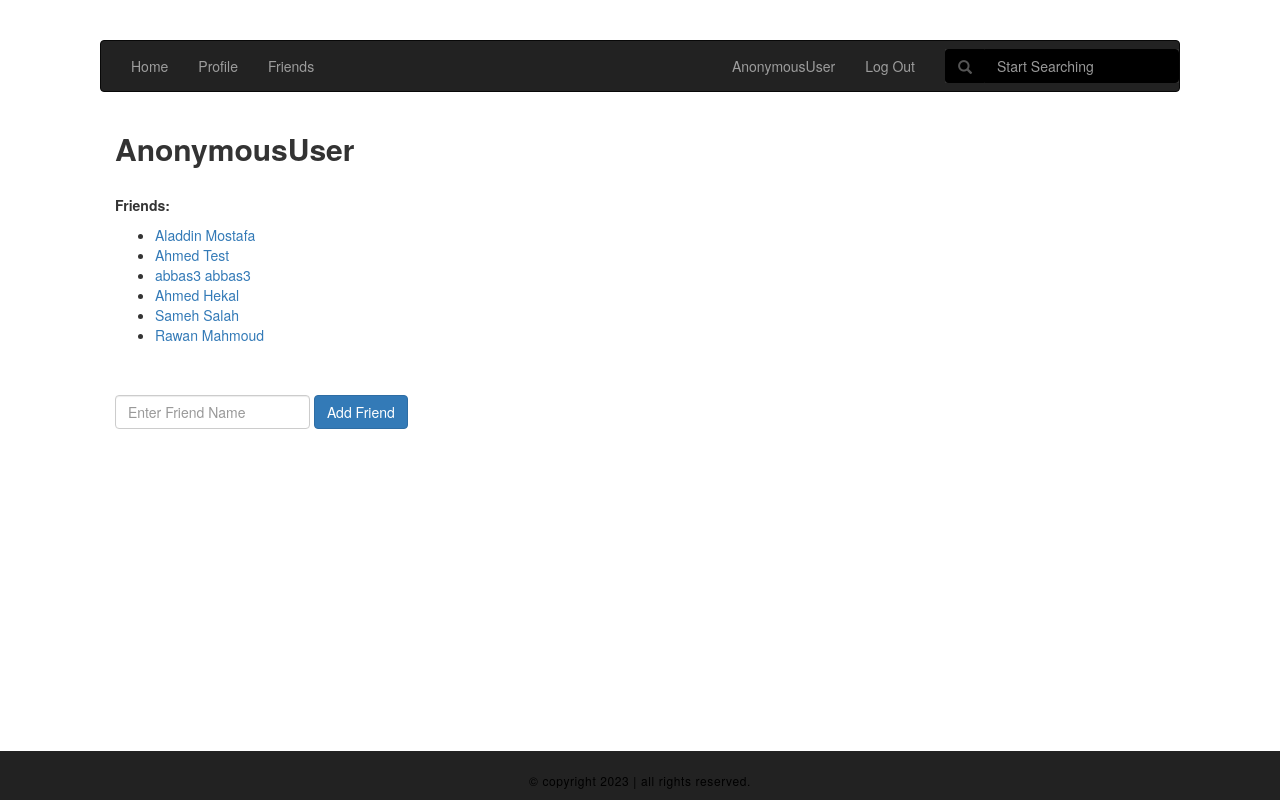
/areeg/friends/, run on the app's committed database.
### social_network/models.py (models this page shows)
class CustomUser(AbstractUser):
    friends = models.ManyToManyField('self')
    username = models.CharField(max_length=100, unique=True)
    password = models.CharField(max_length=100)
    email = models.CharField(max_length=100, unique=True)
    first_name = models.CharField(max_length=100)
    last_name = models.CharField(max_length=100)
    birth_date = models.CharField(max_length=10)
    gender = models.CharField(max_length=8)
    mobile_number = models.CharField(max_length=15)
    def __str__(self):
        return self.first_name + " " + self.last_name

### social_network/views.py (the view)
# urls.py: url(r'^(?P<username>[\w.@+-]+)/friends/$', views.detail, name='detail'),
def detail(request, username):
    user = CustomUser.objects.get(username=username)
    friends = user.friends.all()
    return render(request, 'social_network/friends.html', {'friends': friends})

### social_network/templates/social_network/friends.html (shortened to what this page needs)
<!DOCTYPE html>
<html lang="en">
<head>
<link rel="stylesheet" href="https://cdnjs.cloudflare.com/ajax/libs/font-awesome/4.7.0/css/font-awesome.min.css">
<link rel="stylesheet" href="https://maxcdn.bootstrapcdn.com/bootstrap/3.3.7/css/bootstrap.min.css">
<link rel="stylesheet" href="https://maxcdn.bootstrapcdn.com/bootstrap/3.3.7/css/bootstrap.min.css">
</head>
<body>
<nav class="navbar navbar-inverse">
  <div class="container-fluid">
    <ul class="nav navbar-nav">
        <li ><a href="/"> Home</a></li>
      <li><a href="/{{user.username}}">Profile</a></li>
      <li><a href="/{{user.username}}/friends/">Friends</a></li>
    </ul>
    <ul class="nav navbar-nav navbar-right">
        <li><a href="/{{user.username}}">{{user}}</a></li>
        <li><a href="/logout/">Log Out</a></li>
        <form class="navbar-form navbar-right" method="get" action="/">
          <div class="form-group" style="background-color:#333;">
            <div class="input-group" >
                <div class="input-group-addon" style="background-color:black;border-color:black;">
                    <span class="glyphicon glyphicon-search"></span>
                </div>
                 <input type="text" name="search" class="form-control" placeholder="Start Searching" style="background-color:black;border-color:black;">
            </div>
          </div>
        </form>
    </ul>
  </div>
</nav>
<div class="container">
      <h2 class="card-title"><b>{{user}}</b></h4>
        <br>
<div class="card">
<p class="card-title" id='big_font'><b>Friends: </b></p>
<ul class="card-text">
    {% for friend in friends%}
        <li><a href="/{{ friend.username }}/">{{friend}}</a></li>
    {% endfor %}
</ul>
</div>
<br>
<br>
<form method="post" action="{% url 'add_friend' user.username %}" class="form-inline">
  <div class="form-group mx-sm-3 mb-2">
    <input type="text" class="form-control" name="Friend" placeholder="Enter Friend Name">
  </div>
  <button type="submit" class="btn btn-primary mb-2">Add Friend</button>
</form>
</div>
<div class="container-fluid" id="footer">
   <div>
     <p>
       &copy; copyright 2023 | all rights reserved.
     </p>
   </div>
 </div>
</body>
</html>

### social_network/templates/social_network/friends.html (style rules this page uses)
body { margin:40px 100px; }
#footer { background: #222; border-top: 1px solid #222; margin: 0; padding: 0; width: 100%; position: fixed; left: 0; bottom: 0; text-align: center; }
#footer > div { margin: 0 auto; padding: 10px 0 10px; overflow: hidden; text-align: center; width: 100%; }
#footer div p { color: #000; display: inline-block; font-size: 12px; letter-spacing: 0.05em; margin: 0; padding: 10px 0 0; text-align: center; }
#big_font { font-size: 16; }

### data on the page
CustomUser: first_name+last_name "Aladdin Mostafa"
CustomUser: first_name+last_name "Ahmed Test"
CustomUser: first_name+last_name "abbas3 abbas3"
CustomUser: first_name+last_name "Ahmed Hekal"
CustomUser: first_name+last_name "Sameh Salah"
CustomUser: first_name+last_name "Rawan Mahmoud"

### other printed values
{{ user }} "AnonymousUser"
